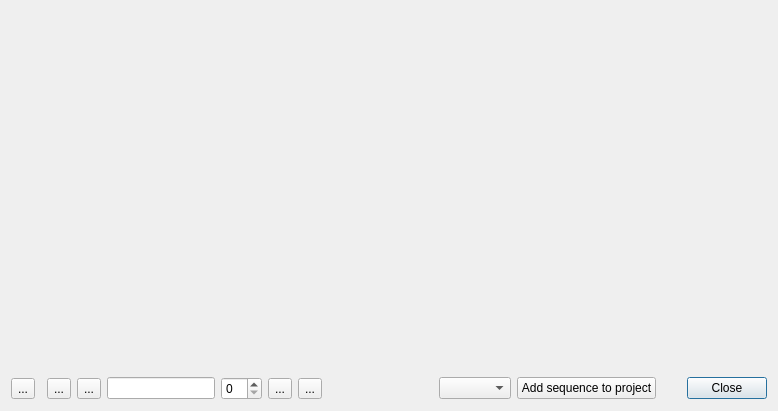
<?xml version="1.0" encoding="UTF-8"?>
<ui version="4.0">
 <class>Stopmotion_UI</class>
 <widget class="QDialog" name="Stopmotion_UI">
  <property name="geometry">
   <rect>
    <x>0</x>
    <y>0</y>
    <width>778</width>
    <height>411</height>
   </rect>
  </property>
  <property name="windowTitle">
   <string>Dialog</string>
  </property>
  <layout class="QGridLayout" name="gridLayout">
   <item row="0" column="0" colspan="12">
    <widget class="QFrame" name="video_preview">
     <property name="sizePolicy">
      <sizepolicy hsizetype="Expanding" vsizetype="Expanding">
       <horstretch>0</horstretch>
       <verstretch>0</verstretch>
      </sizepolicy>
     </property>
     <property name="frameShape">
      <enum>QFrame::NoFrame</enum>
     </property>
     <property name="frameShadow">
      <enum>QFrame::Plain</enum>
     </property>
     <property name="lineWidth">
      <number>0</number>
     </property>
    </widget>
   </item>
   <item row="1" column="0">
    <widget class="QToolButton" name="live_button">
     <property name="toolTip">
      <string>Live view</string>
     </property>
     <property name="whatsThis">
      <string/>
     </property>
     <property name="text">
      <string>...</string>
     </property>
     <property name="checkable">
      <bool>true</bool>
     </property>
    </widget>
   </item>
   <item row="1" column="2">
    <widget class="QToolButton" name="frameoverlay_button">
     <property name="toolTip">
      <string>Overlay last frame</string>
     </property>
     <property name="whatsThis">
      <string/>
     </property>
     <property name="text">
      <string>...</string>
     </property>
     <property name="checkable">
      <bool>true</bool>
     </property>
    </widget>
   </item>
   <item row="1" column="3">
    <widget class="QToolButton" name="preview_button">
     <property name="toolTip">
      <string>Preview sequence</string>
     </property>
     <property name="whatsThis">
      <string/>
     </property>
     <property name="text">
      <string>...</string>
     </property>
    </widget>
   </item>
   <item row="1" column="4">
    <widget class="KLineEdit" name="sequence_name">
     <property name="sizePolicy">
      <sizepolicy hsizetype="MinimumExpanding" vsizetype="Fixed">
       <horstretch>0</horstretch>
       <verstretch>0</verstretch>
      </sizepolicy>
     </property>
     <property name="toolTip">
      <string>Sequence name</string>
     </property>
     <property name="whatsThis">
      <string/>
     </property>
    </widget>
   </item>
   <item row="1" column="5">
    <widget class="QSpinBox" name="frame_number">
     <property name="toolTip">
      <string>Frame number</string>
     </property>
     <property name="whatsThis">
      <string/>
     </property>
    </widget>
   </item>
   <item row="1" column="11">
    <widget class="QDialogButtonBox" name="buttonBox">
     <property name="orientation">
      <enum>Qt::Horizontal</enum>
     </property>
     <property name="standardButtons">
      <set>QDialogButtonBox::Close</set>
     </property>
    </widget>
   </item>
   <item row="1" column="6">
    <widget class="QToolButton" name="capture_button">
     <property name="toolTip">
      <string>Capture frame</string>
     </property>
     <property name="whatsThis">
      <string/>
     </property>
     <property name="text">
      <string>...</string>
     </property>
    </widget>
   </item>
   <item row="1" column="7">
    <widget class="QToolButton" name="removelast_button">
     <property name="toolTip">
      <string>Remove current frame</string>
     </property>
     <property name="whatsThis">
      <string/>
     </property>
     <property name="text">
      <string>...</string>
     </property>
    </widget>
   </item>
   <item row="1" column="9">
    <widget class="KComboBox" name="capture_device">
     <property name="toolTip">
      <string>Capture device</string>
     </property>
     <property name="whatsThis">
      <string/>
     </property>
    </widget>
   </item>
   <item row="1" column="8">
    <spacer name="horizontalSpacer">
     <property name="orientation">
      <enum>Qt::Horizontal</enum>
     </property>
     <property name="sizeHint" stdset="0">
      <size>
       <width>40</width>
       <height>20</height>
      </size>
     </property>
    </spacer>
   </item>
   <item row="1" column="10">
    <widget class="QPushButton" name="button_addsequence">
     <property name="text">
      <string>Add sequence to project</string>
     </property>
    </widget>
   </item>
  </layout>
 </widget>
 <customwidgets>
  <customwidget>
   <class>KLineEdit</class>
   <extends>QLineEdit</extends>
   <header>klineedit.h</header>
  </customwidget>
  <customwidget>
   <class>KComboBox</class>
   <extends>QComboBox</extends>
   <header>kcombobox.h</header>
  </customwidget>
 </customwidgets>
 <resources/>
 <connections>
  <connection>
   <sender>buttonBox</sender>
   <signal>accepted()</signal>
   <receiver>Stopmotion_UI</receiver>
   <slot>accept()</slot>
   <hints>
    <hint type="sourcelabel">
     <x>248</x>
     <y>254</y>
    </hint>
    <hint type="destinationlabel">
     <x>157</x>
     <y>274</y>
    </hint>
   </hints>
  </connection>
  <connection>
   <sender>buttonBox</sender>
   <signal>rejected()</signal>
   <receiver>Stopmotion_UI</receiver>
   <slot>reject()</slot>
   <hints>
    <hint type="sourcelabel">
     <x>316</x>
     <y>260</y>
    </hint>
    <hint type="destinationlabel">
     <x>286</x>
     <y>274</y>
    </hint>
   </hints>
  </connection>
 </connections>
</ui>
